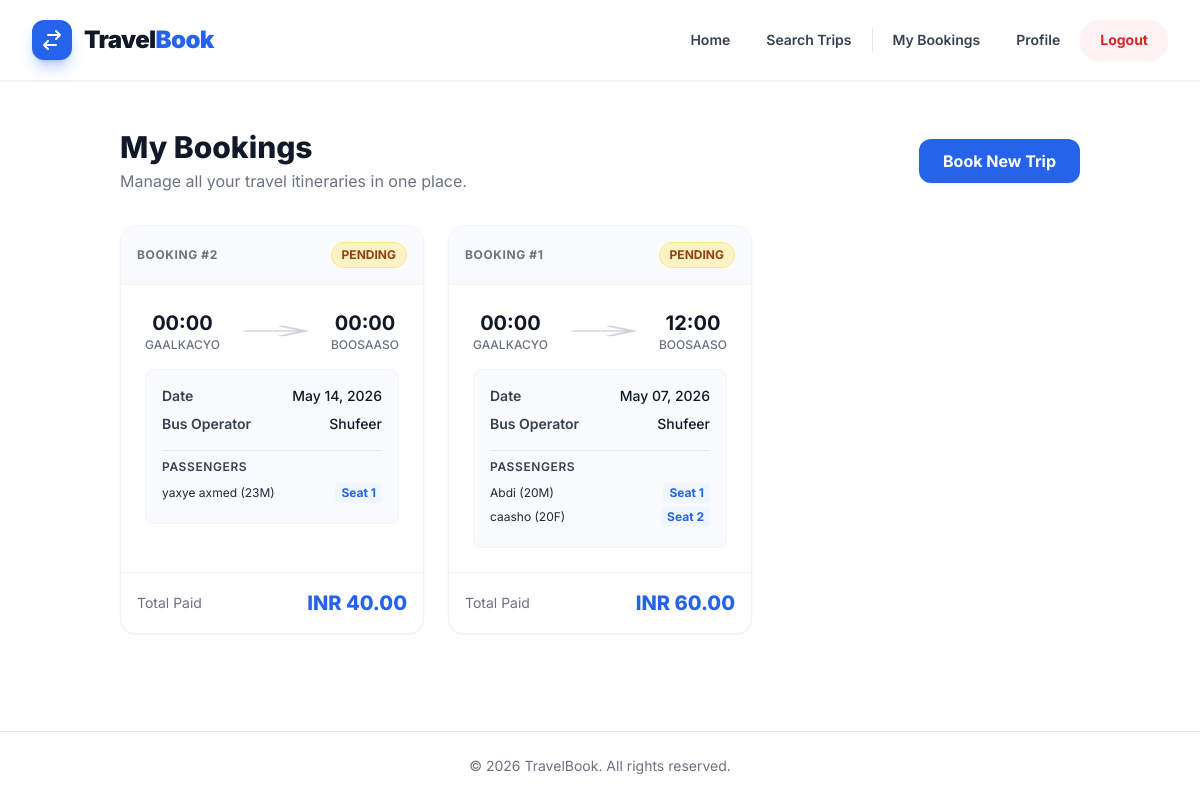
The app's page /my-bookings/ (signed in), older data.
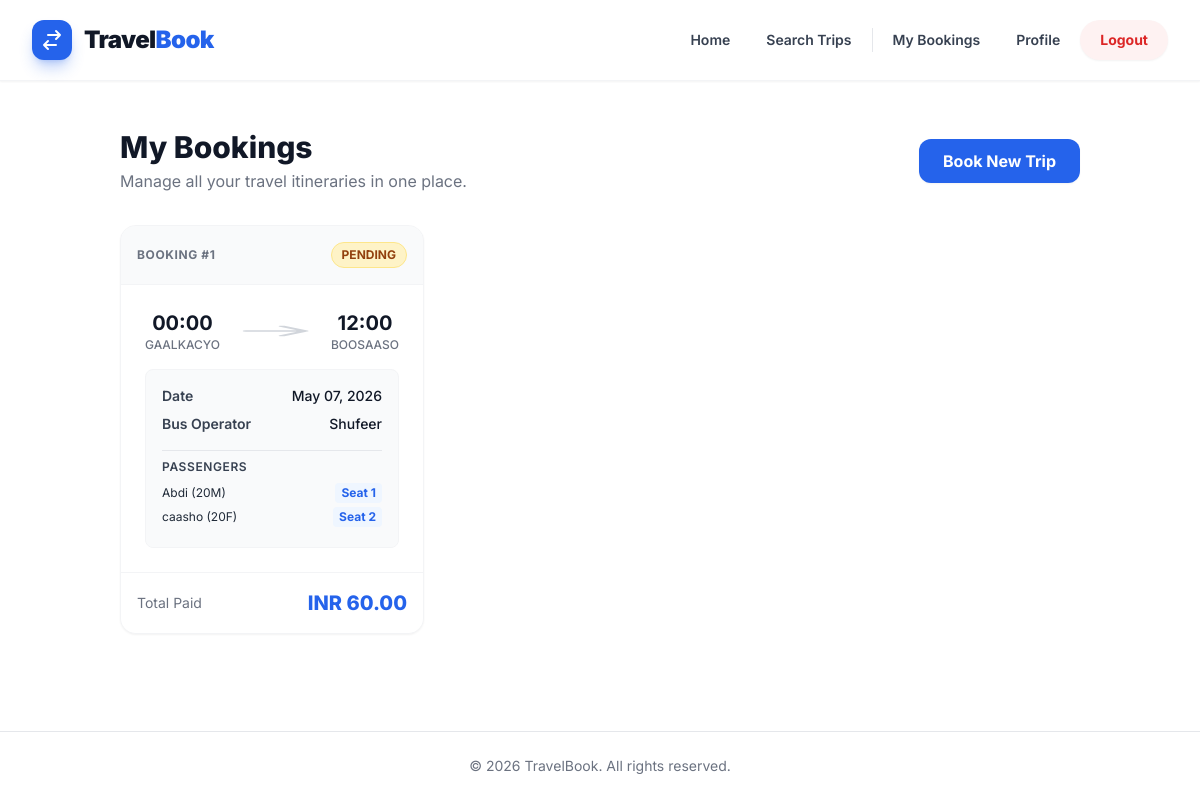
The same page, newer data.
### booking/models.py (models this page shows, shortened)
class Booking(models.Model):
    STATUS_CHOICES = (
        ('PENDING', 'Pending'),
        ('CONFIRMED', 'Confirmed'),
        ('CANCELLED', 'Cancelled'),
    )
    user = models.ForeignKey(User, on_delete=models.CASCADE, related_name='bookings')
    trip = models.ForeignKey(Trip, on_delete=models.CASCADE, related_name='booking_set')
    seats = models.ManyToManyField(Seat)
    total_amount = models.DecimalField(max_digits=10, decimal_places=2, null=True, blank=True)
    status = models.CharField(max_length=20, choices=STATUS_CHOICES, default='PENDING')
    contact_email = models.EmailField(blank=True, null=True)
    contact_phone = models.CharField(max_length=20, blank=True, null=True)
    booking_time = models.DateTimeField(auto_now_add=True)

class Passenger(models.Model):
    GENDER_CHOICES = (
        ('M', 'Male'),
        ('F', 'Female'),
    )
    booking = models.ForeignKey(Booking, on_delete=models.CASCADE, related_name='passengers')
    seat = models.ForeignKey(Seat, on_delete=models.CASCADE)
    name = models.CharField(max_length=255)
    age = models.PositiveIntegerField()
    gender = models.CharField(max_length=1, choices=GENDER_CHOICES)

### listing/models.py (models this page shows, shortened)
class Trip(models.Model):
    bus = models.ForeignKey(Bus, on_delete=models.CASCADE, related_name='trips')
    route = models.ForeignKey(Route, on_delete=models.CASCADE, related_name='trips')
    departure_time = models.DateTimeField()
    arrival_time = models.DateTimeField()
    price = models.DecimalField(max_digits=10, decimal_places=2)

class Route(models.Model):
    origin = models.CharField(max_length=255)
    destination = models.CharField(max_length=255)

class Bus(models.Model):
    operator = models.ForeignKey(BusOperator, on_delete=models.CASCADE, related_name='buses')
    registration_number = models.CharField(max_length=50, unique=True)
    capacity = models.PositiveIntegerField()
    class Meta:
        verbose_name_plural = "Buses"

class BusOperator(models.Model):
    name = models.CharField(max_length=255)
    contact_email = models.EmailField()
    phone_number = models.CharField(max_length=20)
    created_at = models.DateTimeField(auto_now_add=True)

class Seat(models.Model):
    bus = models.ForeignKey(Bus, on_delete=models.CASCADE, related_name='seats')
    seat_number = models.CharField(max_length=10)
    class Meta:
        unique_together = ('bus', 'seat_number')

### booking/views.py (the view)
# urls.py: path('my-bookings/', views.my_bookings_view, name='my_bookings'),
@login_required
def my_bookings_view(request):
    bookings = Booking.objects.filter(user=request.user).order_by('-booking_time')
    return render(request, 'booking/my_bookings.html', {'bookings': bookings})

### booking/templates/booking/my_bookings.html (shortened to what this page needs)
{% extends 'base.html' %}
{% block content %}
<div class="max-w-6xl mx-auto mt-4">
    <div class="mb-8 flex items-center justify-between">
        <div>
            <h1 class="text-3xl font-extrabold text-gray-900">My Bookings</h1>
            <p class="text-gray-500 mt-1">Manage all your travel itineraries in one place.</p>
        </div>
        <a href="{% url 'listing:search' %}" class="bg-blue-600 hover:bg-blue-700 text-white font-bold py-2.5 px-6 rounded-xl transition duration-300 shadow-sm hidden sm:block">
            Book New Trip
        </a>
    </div>
    {% if bookings %}
        <div class="grid grid-cols-1 md:grid-cols-2 lg:grid-cols-3 gap-6">
            {% for booking in bookings %}
            <div class="bg-white rounded-2xl shadow-sm border border-gray-100 hover:shadow-md transition-shadow overflow-hidden flex flex-col">
                <div class="bg-gray-50 p-4 border-b border-gray-100 flex justify-between items-center">
                    <span class="text-xs font-bold text-gray-500 uppercase tracking-wider">Booking #{{ booking.id }}</span>
                    {% if booking.status == 'CONFIRMED' %}
                        <span class="px-2.5 py-1 text-xs font-bold rounded-full bg-green-100 text-green-800 border border-green-200">CONFIRMED</span>
                    {% elif booking.status == 'PENDING' %}
                        <span class="px-2.5 py-1 text-xs font-bold rounded-full bg-amber-100 text-amber-800 border border-amber-200">PENDING</span>
                    {% else %}
                        <span class="px-2.5 py-1 text-xs font-bold rounded-full bg-red-100 text-red-800 border border-red-200">CANCELLED</span>
                    {% endif %}
                </div>
                <div class="p-6 flex-grow">
                    <div class="flex items-center justify-between mb-4">
                        <div class="text-center">
                            <p class="text-xl font-bold text-gray-900">{{ booking.trip.departure_time|time:"H:i" }}</p>
                            <p class="text-xs font-medium text-gray-500 uppercase">{{ booking.trip.route.origin|truncatechars:10 }}</p>
                        </div>
                        <div class="flex-1 px-4 text-center text-gray-300">
                            <svg class="w-full h-4" fill="none" stroke="currentColor" viewBox="0 0 24 24" preserveAspectRatio="none"><path stroke-linecap="round" stroke-linejoin="round" stroke-width="2" d="M14 5l7 7m0 0l-7 7m7-7H3"></path></svg>
                        </div>
                        <div class="text-center">
                            <p class="text-xl font-bold text-gray-900">{{ booking.trip.arrival_time|time:"H:i" }}</p>
                            <p class="text-xs font-medium text-gray-500 uppercase">{{ booking.trip.route.destination|truncatechars:10 }}</p>
                        </div>
                    </div>
                    <div class="space-y-2 text-sm text-gray-600 bg-gray-50 rounded-lg p-4 border border-gray-100">
                        <div class="flex justify-between mb-2">
                            <span class="font-semibold text-gray-700">Date</span>
                            <span class="font-medium text-gray-900">{{ booking.trip.departure_time|date:"M d, Y" }}</span>
                        </div>
                        <div class="flex justify-between mb-4 border-b border-gray-200 pb-4">
                            <span class="font-semibold text-gray-700">Bus Operator</span>
                            <span class="font-medium text-gray-900">{{ booking.trip.bus.operator.name }}</span>
                        </div>
                        <div class="mt-2">
                            <p class="font-semibold text-gray-700 mb-2 uppercase text-xs tracking-wider">Passengers</p>
                            {% for passenger in booking.passengers.all %}
                            <div class="flex justify-between items-center text-xs mb-1">
                                <span class="text-gray-800">{{ passenger.name }} ({{ passenger.age }}{{ passenger.gender }})</span>
                                <span class="font-bold text-blue-600 bg-blue-50 px-1.5 py-0.5 rounded">Seat {{ passenger.seat.seat_number }}</span>
                            </div>
                            {% empty %}
                            <p class="text-xs text-gray-500">No passenger details.</p>
                            {% endfor %}
                        </div>
                    </div>
                </div>
                <div class="p-4 border-t border-gray-100 bg-white flex justify-between items-center">
                    <span class="text-gray-500 text-sm">Total Paid</span>
                    <span class="text-xl font-extrabold text-blue-600">INR {{ booking.total_amount }}</span>
                </div>
            </div>
            {% endfor %}
        </div>
    {% endif %}
</div>
{% endblock %}

### templates/base.html (shortened to what this page needs)
<!DOCTYPE html>
<html lang="en">
<head>
    <script src="https://cdn.tailwindcss.com"></script>
</head>
<body class="min-h-screen flex flex-col">
    <nav class="bg-white sticky top-0 z-50 shadow-sm border-b border-gray-100">
        <div class="max-w-7xl mx-auto px-4 sm:px-6 lg:px-8">
            <div class="flex items-center justify-between h-20">
                <div class="flex items-center">
                    <a href="{% url 'booking:home' %}" class="flex items-center gap-3">
                        <div class="w-10 h-10 bg-blue-600 rounded-xl flex items-center justify-center shadow-lg shadow-blue-600/30">
                            <svg class="w-6 h-6 text-white" fill="none" stroke="currentColor" viewBox="0 0 24 24"><path stroke-linecap="round" stroke-linejoin="round" stroke-width="2" d="M8 7h12m0 0l-4-4m4 4l-4 4m0 6H4m0 0l4 4m-4-4l4-4"></path></svg>
                        </div>
                        <span class="font-black text-2xl tracking-tight text-gray-900">Travel<span class="text-blue-600">Book</span></span>
                    </a>
                </div>
                <div class="hidden md:block">
                    <div class="ml-10 flex items-center space-x-1">
                        <a href="{% url 'booking:home' %}" class="px-4 py-2 rounded-full text-sm font-semibold text-gray-700 hover:text-blue-600 hover:bg-blue-50 transition-all duration-200">Home</a>
                        <a href="{% url 'listing:search' %}" class="px-4 py-2 rounded-full text-sm font-semibold text-gray-700 hover:text-blue-600 hover:bg-blue-50 transition-all duration-200">Search Trips</a>
                        {% if user.is_authenticated %}
                            <a href="{% url 'booking:my_bookings' %}" class="px-4 py-2 rounded-full text-sm font-semibold text-gray-700 hover:text-blue-600 hover:bg-blue-50 transition-all duration-200">My Bookings</a>
                            <a href="{% url 'accounts:profile' %}" class="px-4 py-2 rounded-full text-sm font-semibold text-gray-700 hover:text-blue-600 hover:bg-blue-50 transition-all duration-200">Profile</a>
                            <a href="{% url 'accounts:logout' %}" class="ml-2 px-5 py-2.5 rounded-full text-sm font-bold text-red-600 bg-red-50 hover:bg-red-100 transition-all shadow-sm hover:shadow-md">Logout</a>
                        {% endif %}
                    </div>
                </div>
            </div>
        </div>
    </nav>
    <main class="flex-grow container mx-auto px-4 sm:px-6 lg:px-8 py-8">
        {% block content %}{% endblock %}
    </main>
    <footer class="bg-white border-t py-6 mt-auto">
        <div class="max-w-7xl mx-auto px-4 text-center text-gray-500 text-sm">
            &copy; 2026 TravelBook. All rights reserved.
        </div>
    </footer>
</body>
</html>

### templates/base.html (style rules this page uses)
body { font-family: 'Inter', sans-serif; @apply bg-gray-50 text-gray-900; }

Row changes from the older to the newer data that the page shows:
removed Booking: id "2", status "PENDING", trip.departure_time "00:00", trip.route.origin "GAALKACYO", trip.arrival_time "00:00", trip.route.destination "BOOSAASO", trip.departure_time "May 14, 2026", trip.bus.operator.name "Shufeer", total_amount "40.00"
removed Passenger: name "yaxye axmed", age "23", gender "M", seat.seat_number "1", shown under "2"
